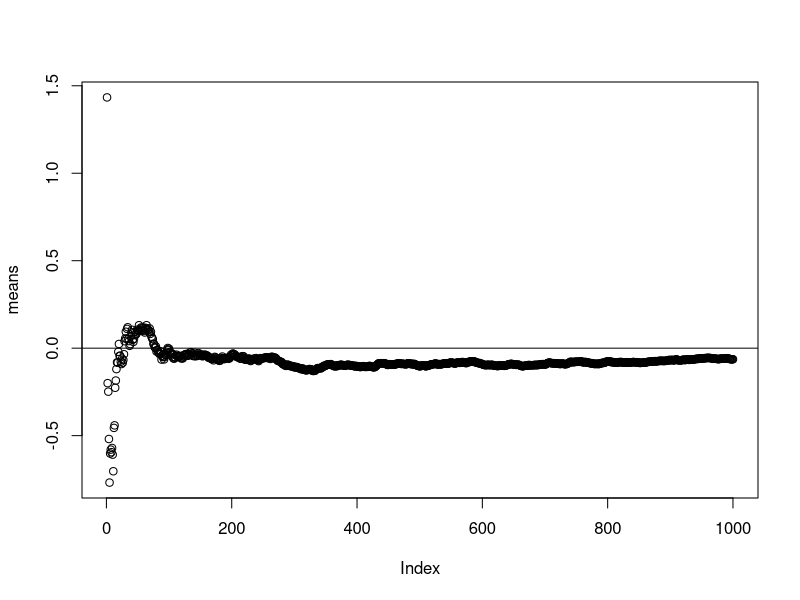

R code for this plot:
#!/usr/bin/Rscript

visualSLLN <- function() {
  
  n <- 1000
  rand_vars <- rnorm(n)
  
  means <- 1:n
  for(i in 1:n) {
    means[i] <- mean(rand_vars[1:i])
  }
  
  plot(means)
  abline(0, 0)
}

visualSLLN()